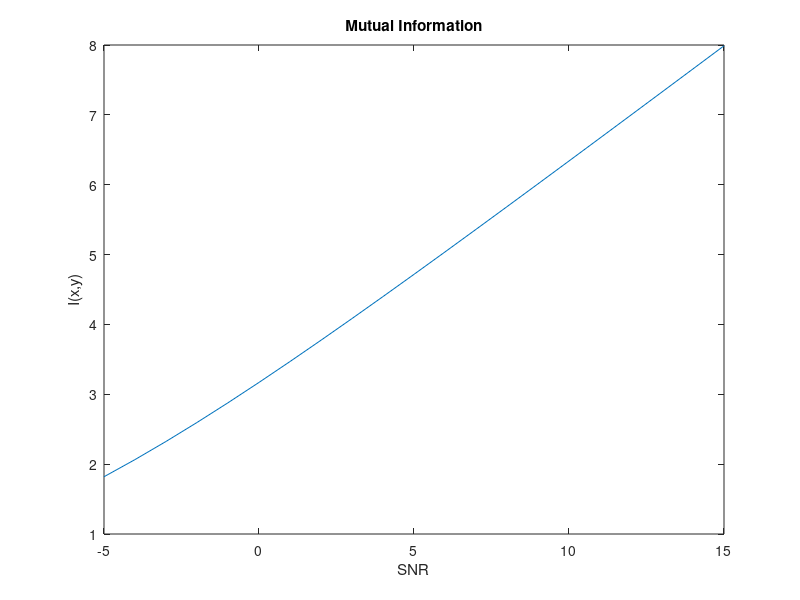

Source code (MATLAB):
% Emilio Rodriguez 1913153
% Homework 3
% Item A

% In this script is plotted the Mutual Information but now was used a
% Keyhole Channel.

clc; clear; close all;

% MIMO 2x2

nt = 2;
nr = 2;

Etx = 1;

SNR = -5:15;            % [dB]
snr = 10.^(SNR/10);

Cx = (Etx/nt) * eye(nt);    % Power constraint

I = zeros(1,length(snr));

sigma_w = sqrt(Etx./snr);

% Keyhole Channel
a = randi(1,nt) + 1i*randi(1,nt);
b = randi(1,nr) + 1i*randi(1,nr);
H = b.*a';

for k = 1:length(snr)
    
    Cw = (sigma_w(k))^2*eye(nt); 
        
    I(k) = log2(real(det(eye(nt) + H'*inv(Cw)*H*Cx)));
end


% Ploting I(x,y) vs. SNR
plot(SNR,I);
title ('Mutual Information');
xlabel('SNR');
ylabel('I(x,y)');
